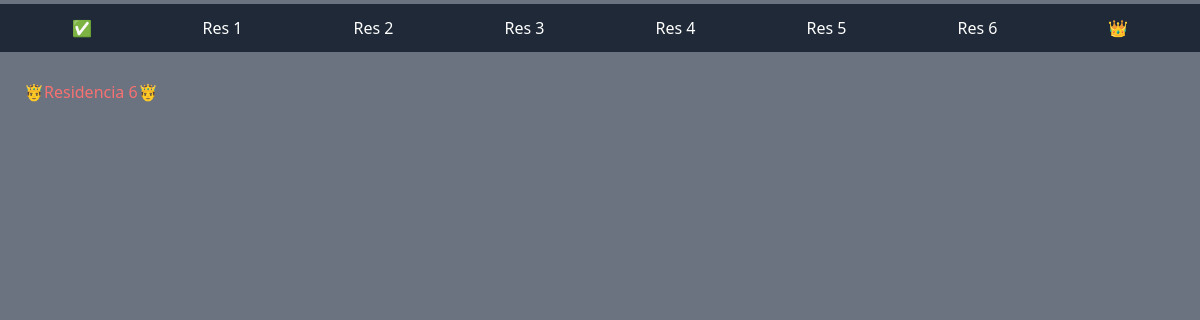
Page /res_6/ on the earlier database version.
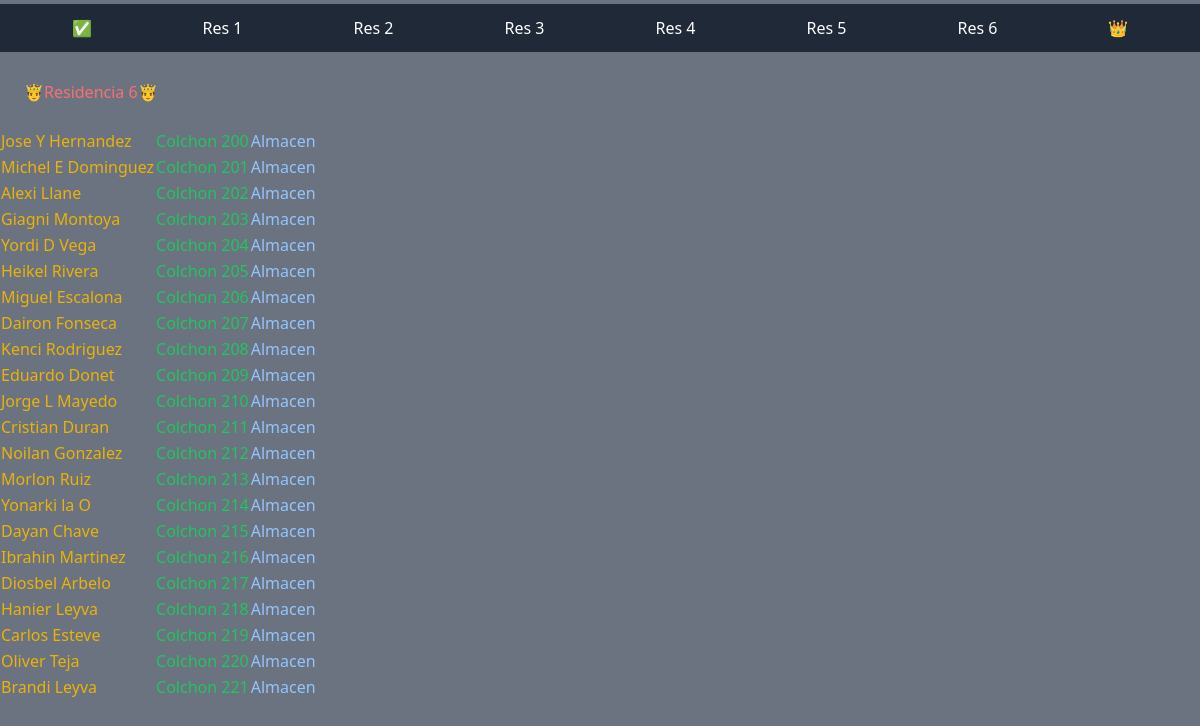
Same page on the later database version.
### Myapp/models.py (models this page shows, shortened)
class Estudiante(models.Model):
    nombre_estudiante=models.CharField(max_length=50, primary_key=True)
    residencia=models.PositiveIntegerField()
    colchon=models.ForeignKey(Colchon, on_delete=models.CASCADE)

class Colchon(models.Model):
    numero_colchon=models.PositiveIntegerField(primary_key=True)
    lugar=models.ForeignKey(Lugar,default=1 ,null=False, on_delete=models.CASCADE)
    boton=models.BooleanField(default=False)
    def __str__(self):
        x=str(self.numero_colchon)
        return f"Colchon {x}"

class Lugar(models.Model):
    nombre_lugar=models.CharField(max_length=20)
    def __str__(self):
        return self.nombre_lugar

### Myapp/views.py (the view)
# urls.py: path('res_6/',views.res_6, name="Residencia_6"),
def res_6(requers):
    resists=Estudiante.objects.all()
    return render(requers,'resi_6.html',{
        'estudiantes': resists
    })

### Myapp/templates/resi_6.html
{% extends 'base.html' %}
{% block conten %}
<h1 class="p-6 text-red-400">🤴Residencia 6🤴</h1>
<TABLE whitespace-no-wrap>
{% for estudiante in estudiantes %}
{% if estudiante.residencia == 6 %}
        <tr>
            <td><h3 class="text-yellow-500">{{estudiante.nombre_estudiante}}</h3></td>
            <td><h3 class="text-green-500">{{estudiante.colchon}}</h3></td>
            <td><h3 class="text-blue-300">{{estudiante.colchon.lugar}}</h3></td>
        </tr>
{% endif %}
{% endfor %}
</TABLE>
{% endblock %}

Differences in the rows shown:
added Estudiante: nombre_estudiante "Jose Y Hernandez", colchon "Colchon 200", colchon.lugar "Almacen"
added Estudiante: nombre_estudiante "Michel E Dominguez", colchon "Colchon 201", colchon.lugar "Almacen"
added Estudiante: nombre_estudiante "Alexi Llane", colchon "Colchon 202", colchon.lugar "Almacen"
added Estudiante: nombre_estudiante "Giagni Montoya", colchon "Colchon 203", colchon.lugar "Almacen"
added Estudiante: nombre_estudiante "Yordi D Vega", colchon "Colchon 204", colchon.lugar "Almacen"
added Estudiante: nombre_estudiante "Heikel Rivera", colchon "Colchon 205", colchon.lugar "Almacen"
added Estudiante: nombre_estudiante "Miguel Escalona", colchon "Colchon 206", colchon.lugar "Almacen"
added Estudiante: nombre_estudiante "Dairon Fonseca", colchon "Colchon 207", colchon.lugar "Almacen"
added Estudiante: nombre_estudiante "Kenci Rodriguez", colchon "Colchon 208", colchon.lugar "Almacen"
added Estudiante: nombre_estudiante "Eduardo Donet", colchon "Colchon 209", colchon.lugar "Almacen"
added Estudiante: nombre_estudiante "Jorge L Mayedo", colchon "Colchon 210", colchon.lugar "Almacen"
added Estudiante: nombre_estudiante "Cristian Duran", colchon "Colchon 211", colchon.lugar "Almacen"
added Estudiante: nombre_estudiante "Noilan Gonzalez", colchon "Colchon 212", colchon.lugar "Almacen"
added Estudiante: nombre_estudiante "Morlon Ruiz", colchon "Colchon 213", colchon.lugar "Almacen"
added Estudiante: nombre_estudiante "Yonarki la O", colchon "Colchon 214", colchon.lugar "Almacen"
added Estudiante: nombre_estudiante "Dayan Chave", colchon "Colchon 215", colchon.lugar "Almacen"
added Estudiante: nombre_estudiante "Ibrahin Martinez", colchon "Colchon 216", colchon.lugar "Almacen"
added Estudiante: nombre_estudiante "Diosbel Arbelo", colchon "Colchon 217", colchon.lugar "Almacen"
added Estudiante: nombre_estudiante "Hanier Leyva", colchon "Colchon 218", colchon.lugar "Almacen"
added Estudiante: nombre_estudiante "Carlos Esteve", colchon "Colchon 219", colchon.lugar "Almacen"
added Estudiante: nombre_estudiante "Oliver Teja", colchon "Colchon 220", colchon.lugar "Almacen"
added Estudiante: nombre_estudiante "Brandi Leyva", colchon "Colchon 221", colchon.lugar "Almacen"
